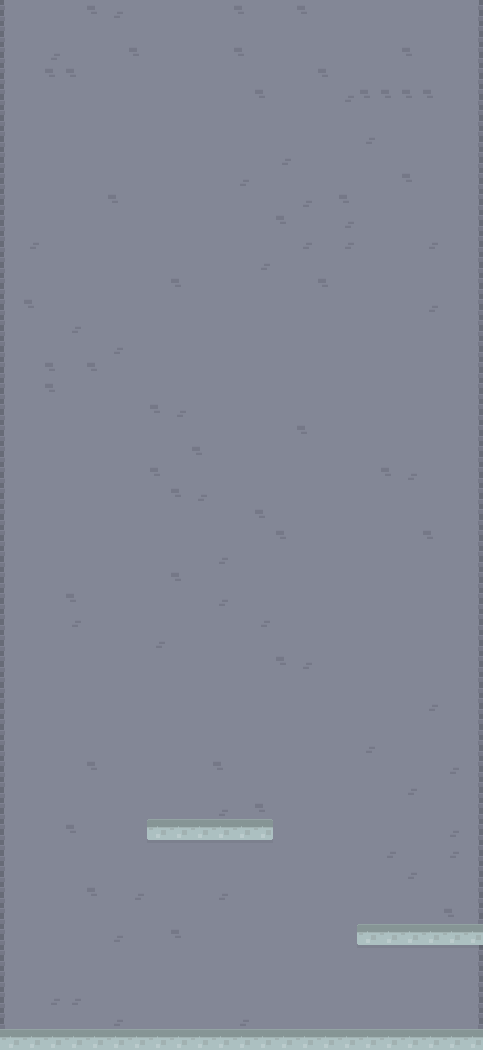

This game map was drawn from its Tiled (.tmx) file and the tilesets committed beside it. A one-line description and the trimmed map source follow:
An orthogonal 23x50 tile map with 21x21 px tiles, 2 tile layers (Background, Foreground) and 19 objects (12x Rancher, 2x CandyCane, Chocolate, DoubleCandyCane).

<map version="1.0" orientation="orthogonal" width="23" height="50" tilewidth="21" tileheight="21">
 <tileset firstgid="1" name="spritesheet" tilewidth="21" tileheight="21" spacing="2" margin="2">
  <image source="../Sprites/tileset.png" width="692" height="692" />
 </tileset>
 <layer name="Background" width="23" height="50">
  <data>[1150 cells, 1149 non-empty, 7 distinct tile ids]</data>
 </layer>
 <layer name="Foreground" width="23" height="50">
  <data>[1150 cells, 45 non-empty, 5 distinct tile ids]</data>
 </layer>
 <objectgroup name="Solid" width="23" height="50">
  <object x="147" y="819" width="126" height="21" />
  <object x="357" y="924" width="126" height="21" />
  <object x="0" y="1029" width="483" height="21" />
 </objectgroup>
 <objectgroup name="Candy" width="23" height="50">
  <object name="Chocolate" x="357" y="945" width="42" height="84" />
  <object name="Rancher" x="168" y="798" width="21" height="21" />
  <object name="Rancher" x="189" y="798" width="21" height="21" />
  <object name="Rancher" x="210" y="798" width="21" height="21" />
  <object name="Rancher" x="168" y="777" width="21" height="21" />
  <object name="Rancher" x="189" y="777" width="21" height="21" />
  <object name="Rancher" x="210" y="777" width="21" height="21" />
  <object name="Rancher" x="168" y="756" width="21" height="21" />
  <object name="Rancher" x="189" y="756" width="21" height="21" />
  <object name="Rancher" x="210" y="756" width="21" height="21" />
  <object name="Rancher" x="168" y="735" width="21" height="21" />
  <object name="Rancher" x="189" y="735" width="21" height="21" />
  <object name="Rancher" x="210" y="735" width="21" height="21" />
  <object name="DoubleCandyCane" x="21" y="966" width="42" height="63" />
  <object name="CandyCane" x="84" y="966" width="21" height="63" />
  <object name="CandyCane" x="126" y="966" width="21" height="63" />
 </objectgroup>
</map>
